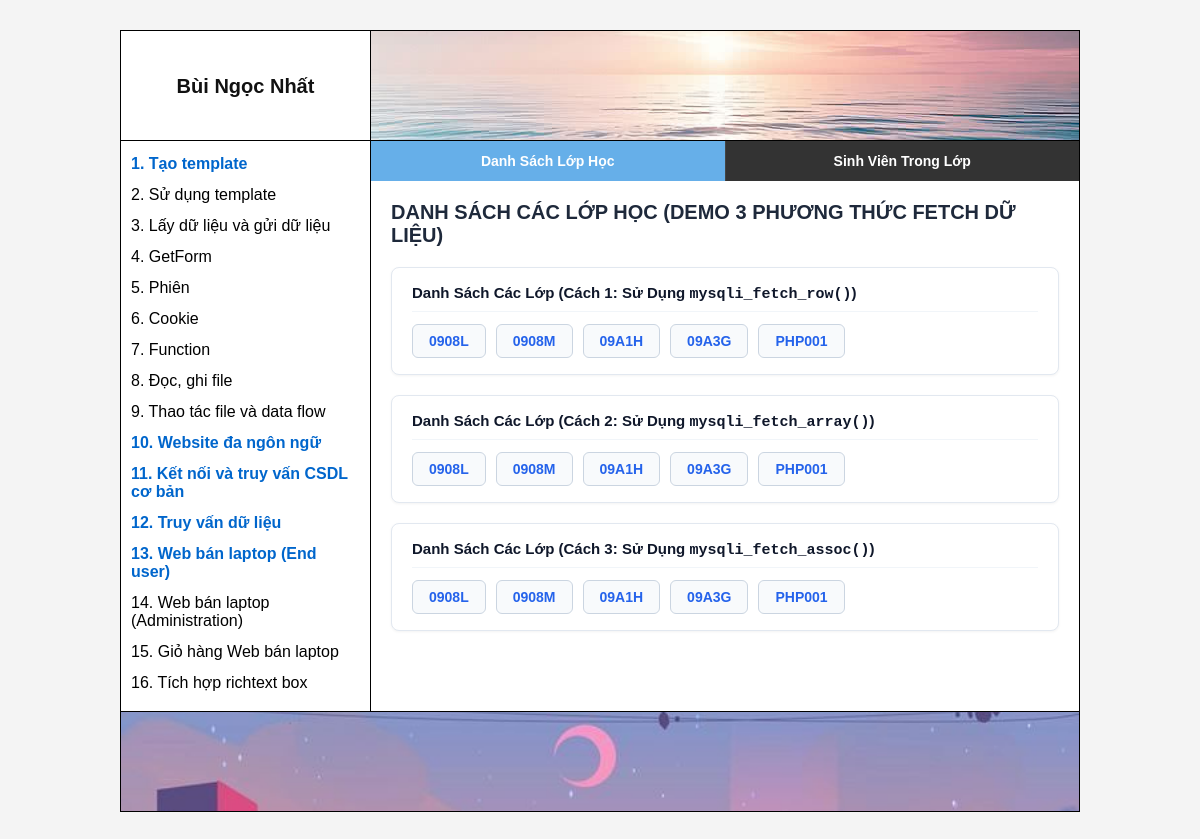
/Bai12/index.php, run on the app's committed database.
### tables this page shows
CREATE TABLE classes (
    ID VARCHAR(20) PRIMARY KEY,
    ClassName VARCHAR(50) NOT NULL,
    ClassDescription TEXT,
    NumOfStudents INT DEFAULT 0
);

### Bai12/pages/home.php (the view, shortened to what this page needs)
<?php
require_once __DIR__ . '/../libs/connectDB.php';
function renderClassesFetchRow($conn)
{
    $sql = "SELECT ID, ClassName FROM classes ORDER BY ID ASC";
    $result = mysqli_query($conn, $sql);
    if ($result && mysqli_num_rows($result) > 0) {
        while ($row = mysqli_fetch_row($result)) {
            $maLop = htmlspecialchars($row[0]);
            echo "<li class='class-link-item'><a href='index.php?page=listStudentsInClass&classID={$maLop}'>{$maLop}</a></li>";
        }
    } else {
        echo "<li>Chưa có dữ liệu lớp học!</li>";
    }
}
function renderClassesFetchArray($conn)
{
    $sql = "SELECT ID, ClassName FROM classes ORDER BY ID ASC";
    $result = mysqli_query($conn, $sql);
    if ($result && mysqli_num_rows($result) > 0) {
        while ($row = mysqli_fetch_array($result)) {
            $maLop = htmlspecialchars($row['ID']);
            echo "<li class='class-link-item'><a href='index.php?page=listStudentsInClass&classID={$maLop}'>{$maLop}</a></li>";
        }
    } else {
        echo "<li>Chưa có dữ liệu lớp học!</li>";
    }
}
function renderClassesFetchAssoc($conn)
{
    $sql = "SELECT ID, ClassName FROM classes ORDER BY ID ASC";
    $result = mysqli_query($conn, $sql);
    if ($result && mysqli_num_rows($result) > 0) {
        while ($row = mysqli_fetch_assoc($result)) {
            $maLop = htmlspecialchars($row['ID']);
            echo "<li class='class-link-item'><a href='index.php?page=listStudentsInClass&classID={$maLop}'>{$maLop}</a></li>";
        }
    } else {
        echo "<li>Chưa có dữ liệu lớp học!</li>";
    }
}
?>
<div class="page-header">
    <h2 class="page-title">DANH SÁCH CÁC LỚP HỌC (DEMO 3 PHƯƠNG THỨC FETCH DỮ LIỆU)</h2>
</div>
<div class="fetch-demo-container">
    <div class="fetch-card">
        <div class="fetch-title">Danh Sách Các Lớp (Cách 1: Sử Dụng <code>mysqli_fetch_row()</code>)</div>
        <ul class="class-link-list">
            <?php renderClassesFetchRow($conn); ?>
        </ul>
    </div>
    <div class="fetch-card">
        <div class="fetch-title">Danh Sách Các Lớp (Cách 2: Sử Dụng <code>mysqli_fetch_array()</code>)</div>
        <ul class="class-link-list">
            <?php renderClassesFetchArray($conn); ?>
        </ul>
    </div>
    <div class="fetch-card">
        <div class="fetch-title">Danh Sách Các Lớp (Cách 3: Sử Dụng <code>mysqli_fetch_assoc()</code>)</div>
        <ul class="class-link-list">
            <?php renderClassesFetchAssoc($conn); ?>
        </ul>
    </div>
</div>

### src/css/common.css (style rules this page uses)
* { box-sizing: border-box; margin: 0; padding: 0; }
body { font-family: Arial, sans-serif; background-color: #f4f4f4; }

### Bai12/style.css (style rules this page uses)
.page-header { display: flex; justify-content: space-between; align-items: center; margin-bottom: 20px; }
.page-title { font-size: 20px; font-weight: 700; color: #1e293b; margin: 0; }
.fetch-demo-container { display: flex; flex-direction: column; gap: 20px; }
.fetch-card { background: #ffffff; border-radius: 8px; border: 1px solid #e2e8f0; box-shadow: 0 1px 3px rgba(0, 0, 0, 0.05); padding: 16px 20px; }
.fetch-title { font-size: 15px; font-weight: 700; color: #0f172a; margin-bottom: 12px; padding-bottom: 8px; border-bottom: 1px solid #f1f5f9; }
.class-link-list { display: flex; flex-wrap: wrap; gap: 10px; list-style: none; padding: 0; margin: 0; }
.class-link-item a { display: inline-flex; align-items: center; padding: 8px 16px; background-color: #f8fafc; color: #2563eb; text-decoration: none; font-weight: 600; font-size: 14px; border-radius: 6px; border: 1px solid #cbd5e1; transition: all 0.2s; }

### data on the page
classes: ID "0908L"
classes: ID "0908M"
classes: ID "09A1H"
classes: ID "09A3G"
classes: ID "PHP001"
